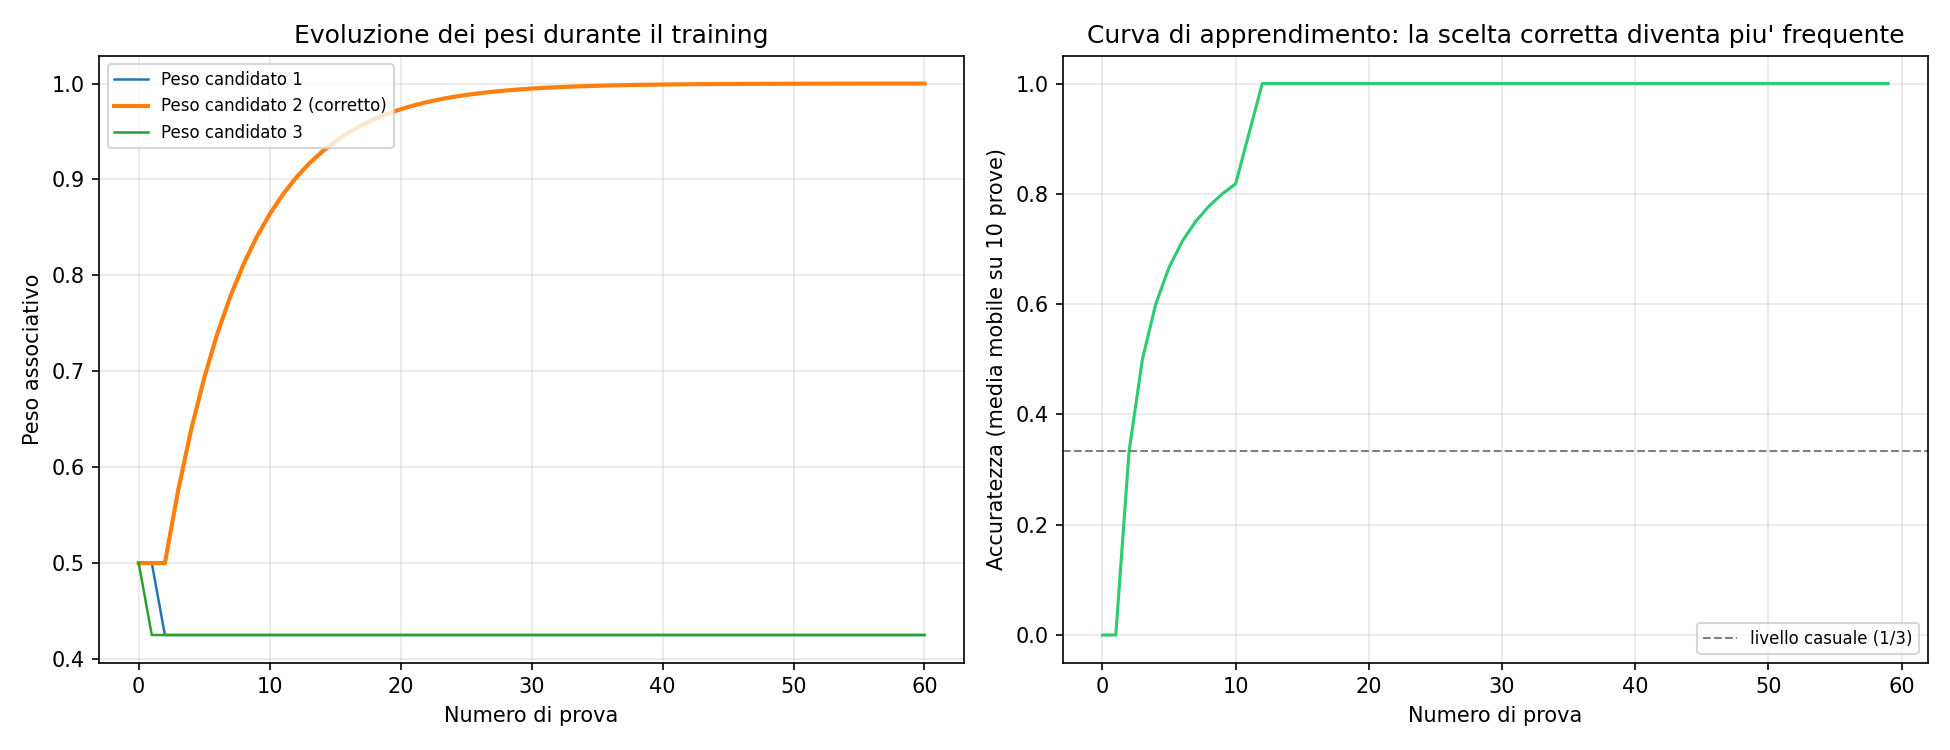

Recreate this plot in Python.
"""
APPRENDIMENTO PER RINFORZO: la rete impara QUALE alternativa scegliere
====================================================================
Estensione finale: i pesi delle tre mappe candidate A->B non sono piu'
fissi. Ad ogni prova:
  1. A viene stimolato, B compete tra i 3 candidati e sceglie un vincitore
  2. Viene dato un segnale di RICOMPENSA: +1 se il vincitore e' quello
     "corretto" (definito da noi, come una regola esterna fissa -- il
     sistema non sa a priori quale sia), 0 altrimenti
  3. Il peso del candidato SCELTO viene aggiornato verso la ricompensa
     ricevuta (regola tipo Rescorla-Wagner / bandito multi-braccio):
         peso_scelto += tasso_apprendimento * (ricompensa - peso_scelto)

Nessun altro peso viene toccato -- il sistema impara SOLO dalle proprie
scelte, non da un confronto esplicito con l'alternativa corretta.

Questo e' un vero, piccolo ciclo di reinforcement learning: prova,
osserva il risultato, aggiorna il comportamento futuro. E' il primo
esperimento del progetto in cui il sistema non si limita a reagire o
a propagare, ma MODIFICA IL PROPRIO COMPORTAMENTO in base a un
risultato.
"""

import numpy as np
import matplotlib
matplotlib.use('Agg')
import matplotlib.pyplot as plt


def circ_dist(d):
    return 0.5 - np.abs(np.abs(d) - 0.5)


N = 200
x = np.arange(N) / N
tau = 10.0
dt = 0.2
T_total = 500
n_steps = int(T_total/dt)

A_exc = 20.0
sigma_exc = 0.05
global_inhib = 5.0
r_max = 5.0
stim_strength = 3.0
stim_width = 0.03
stim_duration_ms = 80

d_matrix = circ_dist(x[:, None] - x[None, :])
J_exc = A_exc * np.exp(-d_matrix**2 / (2*sigma_exc**2))

CANDIDATE_OFFSETS = [0.15, 0.45, 0.75]
COUPLING_STRENGTH = 1.3
NOISE_STD = 0.15   # rumore continuo -- necessario per "esplorare" le alternative


def F(u):
    return np.clip(u, 0, r_max)


def run_trial(stim_center_A, weights, seed_noise):
    rA = np.zeros(N)
    rB = np.zeros(N)
    stim_duration_steps = int(stim_duration_ms/dt)
    stim_profile = stim_strength * np.exp(-circ_dist(x-stim_center_A)**2/(2*stim_width**2))
    rng = np.random.RandomState(seed_noise)

    for step in range(n_steps):
        I_ext_A = stim_profile if step < stim_duration_steps else 0.0
        rec_A = J_exc @ rA / N - global_inhib*rA.mean()
        rA = rA + dt*(-rA + F(rec_A + I_ext_A)) / tau

        cross_input = np.zeros(N)
        if rA.max() > 0.5:
            peak_A = x[np.argmax(rA)]
            for offset, w in zip(CANDIDATE_OFFSETS, weights):
                target = (peak_A + offset) % 1.0
                cross_input += w * COUPLING_STRENGTH * rA.max() * np.exp(
                    -circ_dist(x-target)**2/(2*stim_width**2))
            cross_input += rng.normal(0, NOISE_STD, N)

        rec_B = J_exc @ rB / N - global_inhib*rB.mean()
        rB = rB + dt*(-rB + F(rec_B + cross_input)) / tau

    if rB.max() < 0.5:
        return None
    winner_pos = x[np.argmax(rB)]
    dists = [circ_dist(winner_pos - ((stim_center_A+off) % 1.0)) for off in CANDIDATE_OFFSETS]
    return int(np.argmin(dists))


# ---------------------------------------------------------------
# CICLO DI TRAINING: il candidato "corretto" e' fissato a priori
# (regola esterna, il sistema non la conosce, deve scoprirla per
# tentativi)
# ---------------------------------------------------------------
CORRECT_CANDIDATE = 1  # candidato 2 (indice 1) e' quello "giusto"
LEARNING_RATE = 0.15
N_TRIALS = 60
STIM_CENTER = 0.3

weights = np.array([0.5, 0.5, 0.5])  # si parte da pesi UGUALI, nessuna preferenza
weight_history = [weights.copy()]
choices = []
rewards = []

print(f"Candidato corretto (nascosto al sistema): {CORRECT_CANDIDATE+1}")
print(f"Pesi iniziali: {weights}\n")

for trial in range(N_TRIALS):
    winner = run_trial(STIM_CENTER, weights, seed_noise=trial+1)
    if winner is None:
        choices.append(-1)
        rewards.append(0)
        continue
    reward = 1.0 if winner == CORRECT_CANDIDATE else 0.0
    weights[winner] += LEARNING_RATE * (reward - weights[winner])
    weights = np.clip(weights, 0.05, 2.0)  # evita pesi negativi o instabili

    choices.append(winner)
    rewards.append(reward)
    weight_history.append(weights.copy())

    if trial % 10 == 0 or trial == N_TRIALS-1:
        print(f"Prova {trial+1:3d}: scelto candidato {winner+1}, "
              f"ricompensa={reward:.0f}, pesi ora={np.round(weights,3)}")

weight_history = np.array(weight_history)
choices = np.array(choices)

# accuratezza in finestre di 10 prove
window = 10
accuracy_curve = [np.mean(np.array(choices[max(0,k-window):k+1]) == CORRECT_CANDIDATE)
                   for k in range(len(choices))]

print(f"\nAccuratezza nelle prime {window} prove: "
      f"{np.mean(choices[:window]==CORRECT_CANDIDATE)*100:.0f}%")
print(f"Accuratezza nelle ultime {window} prove: "
      f"{np.mean(choices[-window:]==CORRECT_CANDIDATE)*100:.0f}%")
print(f"Pesi finali: {np.round(weights,3)} "
      f"(il candidato corretto, {CORRECT_CANDIDATE+1}, dovrebbe avere il peso piu alto)")

# ---------------------------------------------------------------
# VISUALIZZAZIONE
# ---------------------------------------------------------------
fig, axes = plt.subplots(1, 2, figsize=(13, 5))

for i in range(3):
    axes[0].plot(weight_history[:, i], label=f'Peso candidato {i+1}'
                 + (' (corretto)' if i == CORRECT_CANDIDATE else ''),
                 linewidth=2 if i == CORRECT_CANDIDATE else 1.2)
axes[0].set_xlabel('Numero di prova')
axes[0].set_ylabel('Peso associativo')
axes[0].set_title('Evoluzione dei pesi durante il training')
axes[0].legend(loc='upper left', fontsize=8)
axes[0].grid(alpha=0.3)

axes[1].plot(accuracy_curve, color='#2ecc71', linewidth=1.5)
axes[1].axhline(1/3, color='gray', linestyle='--', linewidth=1,
                 label='livello casuale (1/3)')
axes[1].set_xlabel('Numero di prova')
axes[1].set_ylabel(f'Accuratezza (media mobile su {window} prove)')
axes[1].set_title('Curva di apprendimento: la scelta corretta diventa piu\' frequente')
axes[1].legend(loc='lower right', fontsize=8)
axes[1].grid(alpha=0.3)
axes[1].set_ylim(-0.05, 1.05)

plt.tight_layout()
plt.savefig('rl_bandit.png', dpi=150)
print("\nGrafico salvato in rl_bandit.png")
